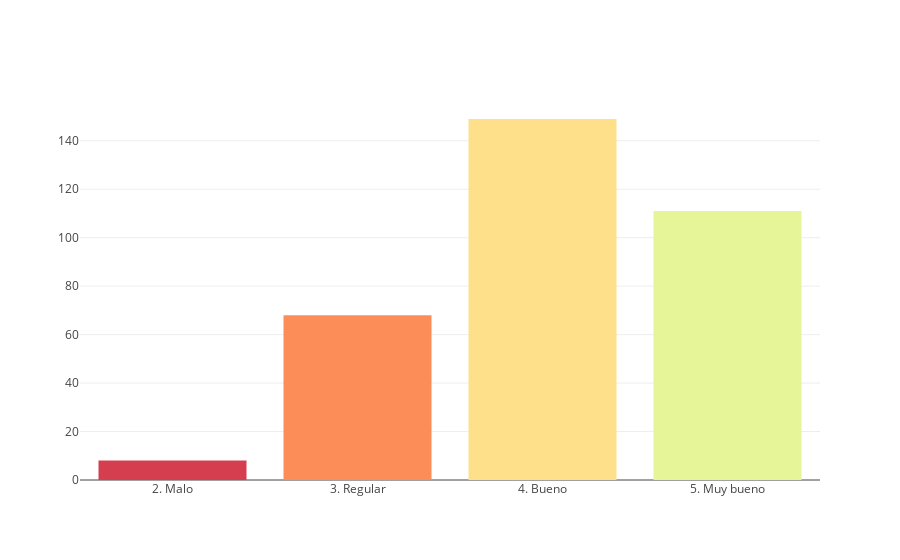
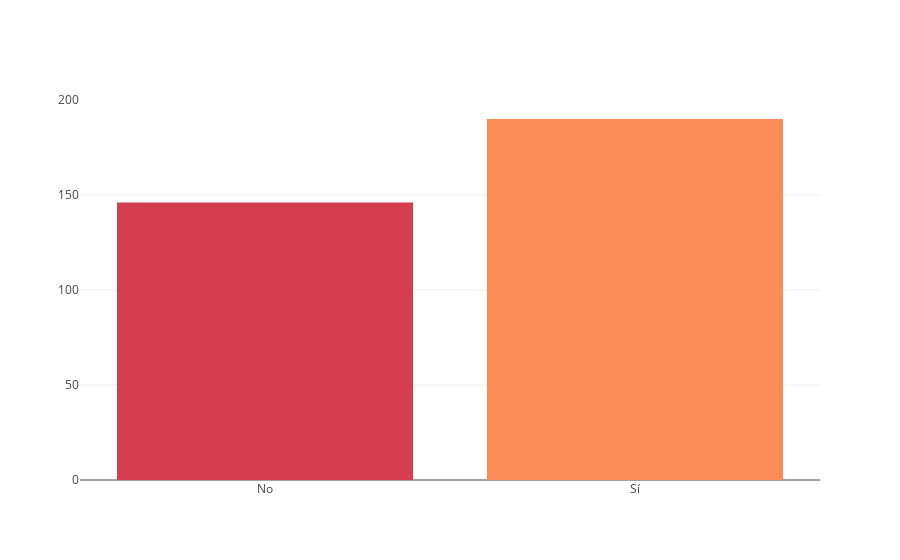
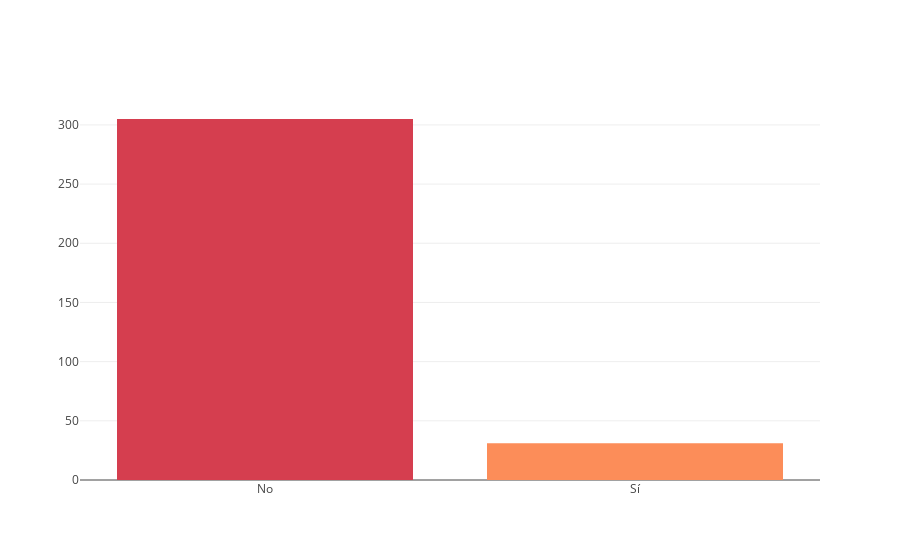
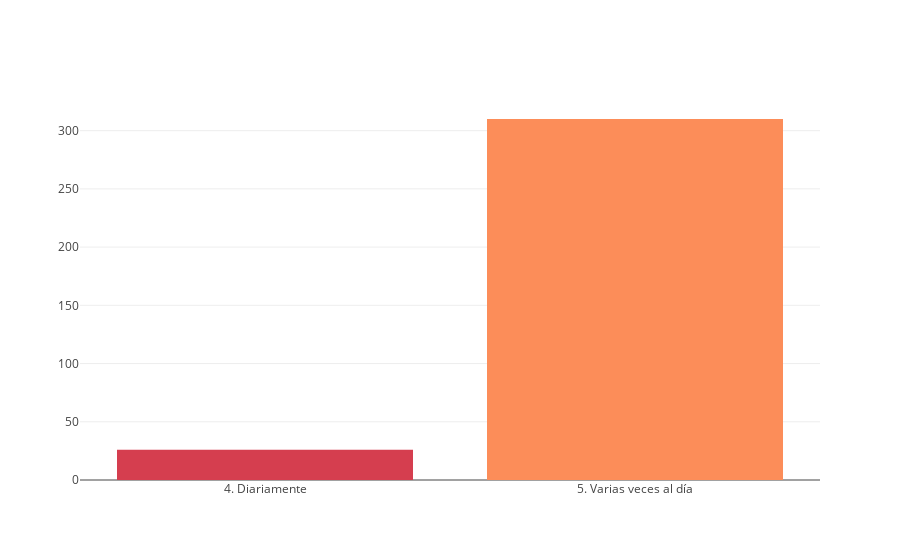

The notebook cell these images were saved under, in order:
### Code cell
visualize_reception_images_by_prosume_clusters_esp(dataframe_with_clusters_esp)

### Figure 1 — Plotly figure (JSON) as saved in the notebook; plotly's stock layout.template omitted (floating-point values rounded to 4 significant figures)
{"data": [{"marker": {"color": ["rgb(213,62,79)", "rgb(252,141,89)", "rgb(254,224,139)", "rgb(230,245,152)", "rgb(153,213,148)", "rgb(50,136,189)"]}, "type": "bar", "uid": "676807e9-b79b-4e78-ac70-50d29e33d367", "x": [2, 3, 4, 5], "y": [8, 68, 149, 111]}], "layout": {"bargap": 0.2, "xaxis": {"ticktext": ["1. Muy malo", "2. Malo", "3. Regular", "4. Bueno", "5. Muy bueno"], "tickvals": [1, 2, 3, 4, 5]}}}

### Figure 2 — Plotly figure (JSON) as saved in the notebook; plotly's stock layout.template omitted (floating-point values rounded to 4 significant figures)
{"data": [{"marker": {"color": ["rgb(213,62,79)", "rgb(252,141,89)", "rgb(254,224,139)", "rgb(230,245,152)", "rgb(153,213,148)", "rgb(50,136,189)"]}, "type": "bar", "uid": "e6ea94f0-8328-40c1-8f71-50e6d8d9ed3d", "x": [0, 1], "y": [146, 190]}], "layout": {"bargap": 0.2, "xaxis": {"ticktext": ["No", "Sí"], "tickvals": [0, 1]}}}

### Figure 3 — Plotly figure (JSON) as saved in the notebook; plotly's stock layout.template omitted (floating-point values rounded to 4 significant figures)
{"data": [{"marker": {"color": ["rgb(213,62,79)", "rgb(252,141,89)", "rgb(254,224,139)", "rgb(230,245,152)", "rgb(153,213,148)", "rgb(50,136,189)"]}, "type": "bar", "uid": "9d9b217e-89fd-4000-9815-4b59a29ae1e9", "x": [0, 1], "y": [305, 31]}], "layout": {"bargap": 0.2, "xaxis": {"ticktext": ["No", "Sí"], "tickvals": [0, 1]}}}

### Figure 4 — Plotly figure (JSON) as saved in the notebook; plotly's stock layout.template omitted (floating-point values rounded to 4 significant figures)
{"data": [{"marker": {"color": ["rgb(213,62,79)", "rgb(252,141,89)", "rgb(254,224,139)", "rgb(230,245,152)", "rgb(153,213,148)", "rgb(50,136,189)"]}, "type": "bar", "uid": "79353be3-2cf6-49cd-8a7a-80a6ec1bf8c2", "x": [4, 5], "y": [26, 310]}], "layout": {"bargap": 0.2, "xaxis": {"ticktext": ["1. Nunca", "2. Ocasionalmente", "3. Semanalmente", "4. Diariamente", "5. Varias veces al día"], "tickvals": [1, 2, 3, 4, 5]}}}
